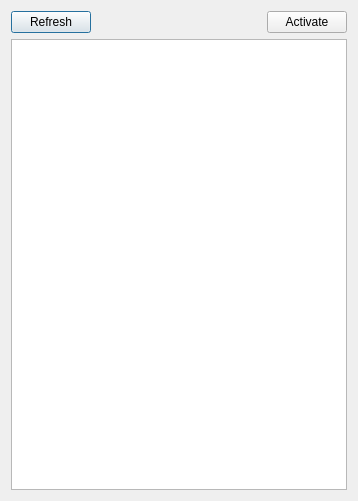
<?xml version="1.0" encoding="UTF-8"?>
<ui version="4.0">
 <class>BandsDialog</class>
 <widget class="QDialog" name="BandsDialog">
  <property name="geometry">
   <rect>
    <x>0</x>
    <y>0</y>
    <width>358</width>
    <height>501</height>
   </rect>
  </property>
  <property name="windowTitle">
   <string>Bands manager</string>
  </property>
  <layout class="QVBoxLayout" name="verticalLayout">
   <item>
    <layout class="QHBoxLayout" name="horizontalLayout">
     <item>
      <widget class="QPushButton" name="bandRefreshPushButton">
       <property name="text">
        <string>Refresh</string>
       </property>
      </widget>
     </item>
     <item>
      <spacer name="horizontalSpacer">
       <property name="orientation">
        <enum>Qt::Horizontal</enum>
       </property>
       <property name="sizeHint" stdset="0">
        <size>
         <width>40</width>
         <height>20</height>
        </size>
       </property>
      </spacer>
     </item>
     <item>
      <widget class="QPushButton" name="BandsActivePushButton">
       <property name="text">
        <string>Activate</string>
       </property>
      </widget>
     </item>
    </layout>
   </item>
   <item>
    <widget class="QTableWidget" name="bandsTableWidget"/>
   </item>
  </layout>
 </widget>
 <resources/>
 <connections/>
</ui>
